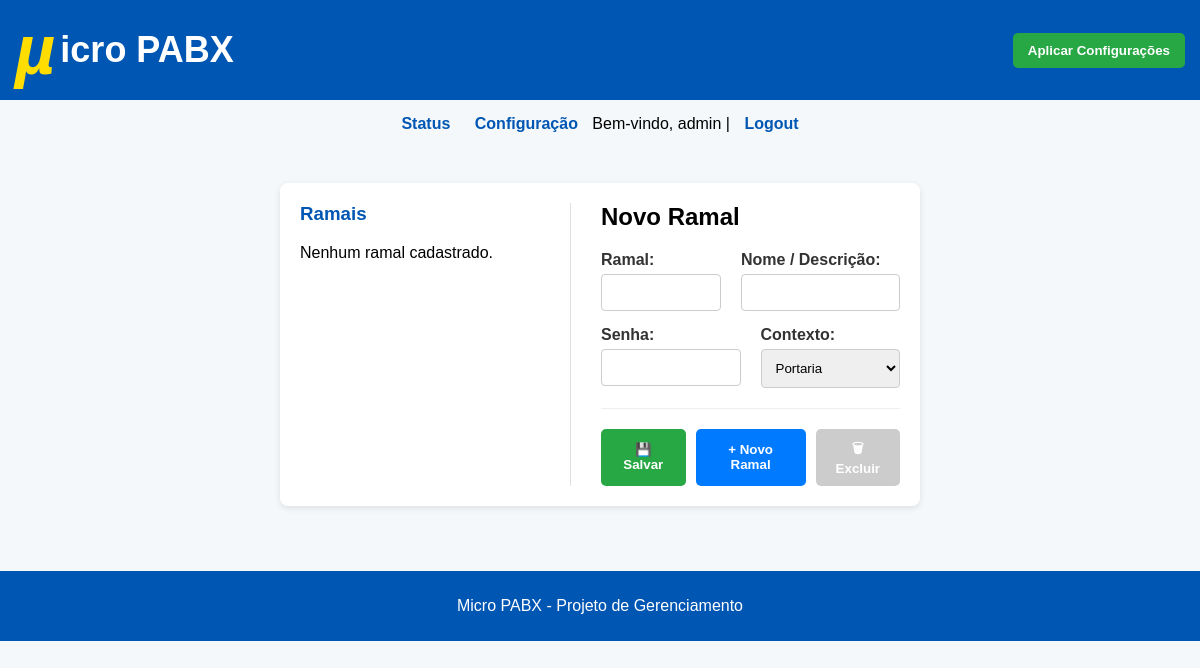
/config/ramal (signed in), run on an earlier commit of the app's database.
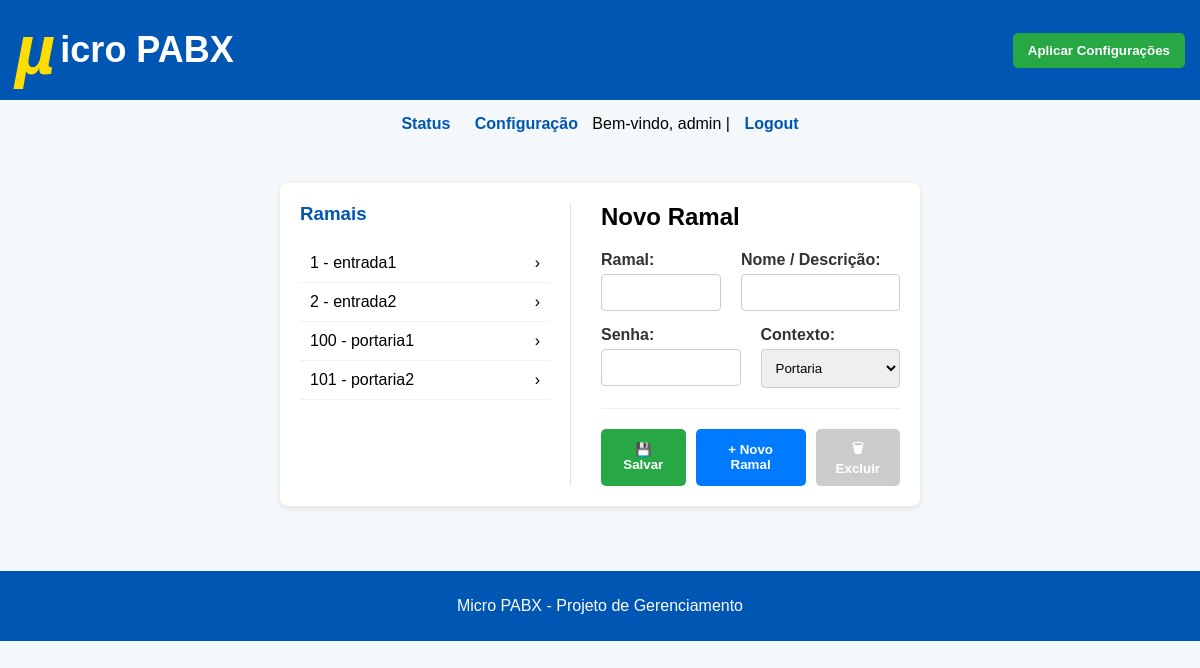
And on a later commit of the database.
### tables this page shows
CREATE TABLE ramais (
                    ramal INTEGER PRIMARY KEY,  -- definido manualmente
                    nome TEXT NOT NULL,
                    senha TEXT,
                    contexto TEXT
                );

### blueprints/pabx.py (the view, shortened to what this page needs)
@pabx_bp.route("/ramal", methods=["GET", "POST"])
@login_required
def cadastro_ramal():
    ramal_data = {"ramal": "", "nome": "", "senha": "", "contexto": "portaria"}
    ramais = get_ramais()
    return render_template("cadastro_ramal.html", ramais=ramais, ramal=ramal_data)

### auth.py (called while the page is built)
def login_required(f):
    @wraps(f)
    def decorated_function(*args, **kwargs):
        if not session.get("user"):
            flash("Você precisa estar logado para acessar esta página.", "warning")
            return redirect(url_for("auth.login")) # Rota de login agora está no blueprint 'auth'
        return f(*args, **kwargs)
    return decorated_function

### database.py (called while the page is built)
def get_db_connection():
    conn = sqlite3.connect(DB)
    conn.row_factory = sqlite3.Row
    return conn

def get_ramais():
    conn = get_db_connection()
    ramais_raw = conn.execute("SELECT ramal, nome, senha, contexto FROM ramais").fetchall()
    ramais = []
    for r in ramais_raw:
        ramais.append({
            "ramal": r["ramal"],
            "nome": r["nome"],
            "senha": r["senha"],
            "contexto": r["contexto"]
        })
    conn.close()
    return ramais

### templates/cadastro_ramal.html (shortened to what this page needs)
{% extends "base.html" %}
{% block content %}
<div class="card layout-split">
    <aside class="sidebar">
        <h3>Ramais</h3>
        {% if ramais %}
            <ul class="ramal-list" id="ramal-list">
                {% for r in ramais %}
                    <li onclick="selecionarRamal(this, '{{ r.ramal }}', '{{ r.nome }}', '{{ r.senha }}', '{{ r.contexto }}')">
                        <span>{{ r.ramal }} - {{ r.nome }}</span>
                        <span>&rsaquo;</span>
                    </li>
                {% endfor %}
            </ul>
        {% else %}
            <p>Nenhum ramal cadastrado.</p>
        {% endif %}
    </aside>
    <main class="main-content">
        <h2 id="form-title">Novo Ramal</h2>
        <form method="POST" id="form-ramal" action="{{ url_for('pabx.cadastro_ramal') }}">
            <div class="form-row">
                <div class="form-group" style="flex-basis: 120px; flex-grow: 0;">
                    <label for="ramal">Ramal:</label>
                    <input type="number" name="ramal" id="ramal" value="{{ ramal.ramal }}" required>
                </div>
                <div class="form-group">
                    <label for="nome">Nome / Descrição:</label>
                    <input type="text" name="nome" id="nome" value="{{ ramal.nome }}" required>
                </div>
            </div>
            <div class="form-row">
                <div class="form-group">
                    <label for="senha">Senha:</label>
                    <input type="text" name="senha" id="senha" value="{{ ramal.senha }}" required>
                </div>
                <div class="form-group">
                    <label for="contexto">Contexto:</label>
                    <select id="contexto" name="contexto">
                        <option value="portaria" {% if ramal.contexto == "portaria" %}selected{% endif %}>Portaria</option>
                    </select>
                </div>
            </div>
            <div class="form-actions">
                <button type="submit" class="btn-save">&#128190; Salvar</button>
                <button type="button" class="btn-new" onclick="resetForm()">&#43; Novo Ramal</button>
                <button type="button" class="btn-delete" id="btn-delete" onclick="excluirRamal()" disabled>&#128465; Excluir</button>
            </div>
        </form>
    </main>
</div>
{% endblock %}

What changed in the data, as far as the page shows it:
added ramais: ramal "1", nome "entrada1"
added ramais: ramal "2", nome "entrada2"
added ramais: ramal "100", nome "portaria1"
added ramais: ramal "101", nome "portaria2"
Also different on the page:
text no longer shown: "Nenhum ramal cadastrado."
